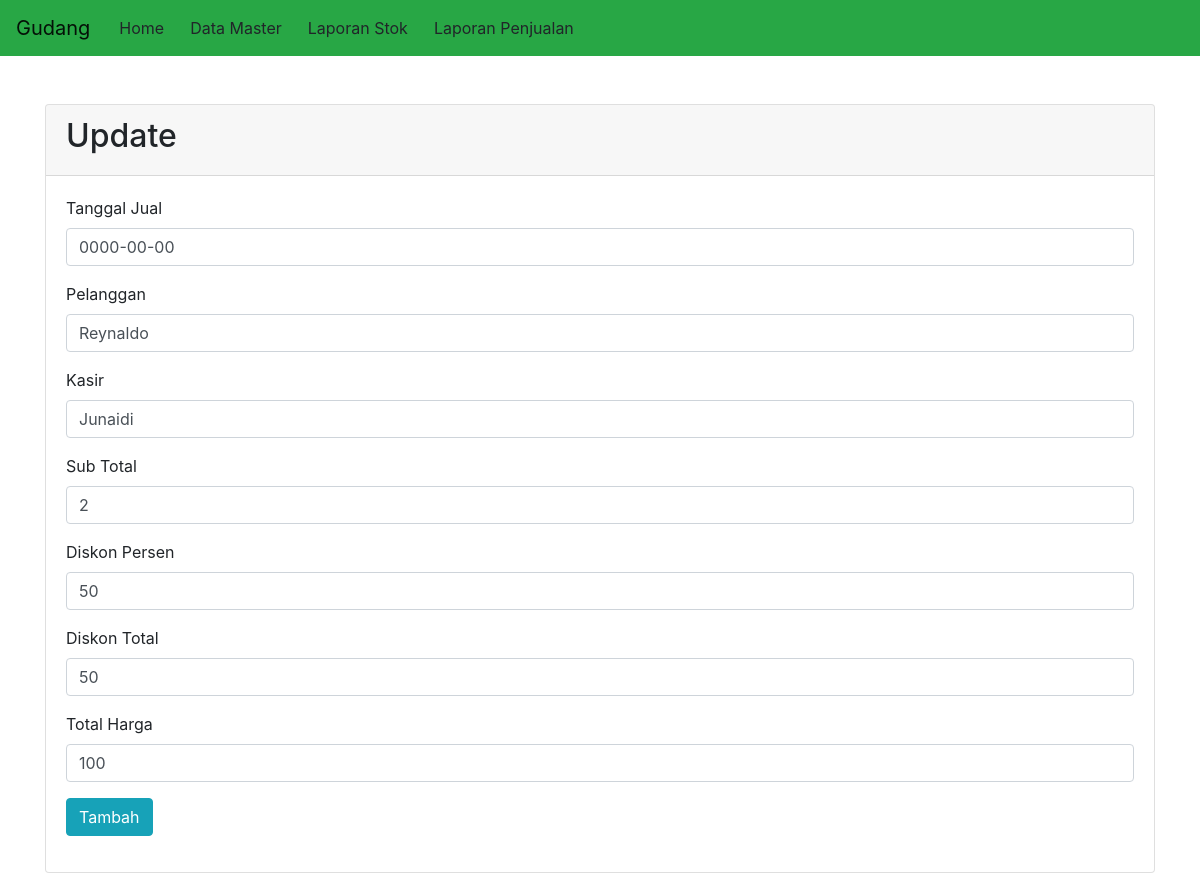
/edit_penjualan.php?no_nota=1, run on the app's committed database.
### tables this page shows
CREATE TABLE IF NOT EXISTS `penjualan` (
  `no_nota` int(30) NOT NULL,
  `tgl_jual` date NOT NULL,
  `pelanggan` varchar(255) NOT NULL,
  `kasir` varchar(255) NOT NULL,
  `sub_total` int(12) NOT NULL,
  `diskon_persen` int(11) NOT NULL,
  `diskon_total` int(12) NOT NULL,
  `total_harga` int(12) NOT NULL
);

### edit_penjualan.php (the view, shortened to what this page needs)
<?php
require 'prologin.php';
$no_nota = $_GET['no_nota'];
$sql = 'SELECT * FROM penjualan WHERE no_nota=:no_nota';
$statement = $con->prepare($sql);
$statement->execute([':no_nota' => $no_nota]);
$user = $statement->fetch(PDO::FETCH_OBJ);
?>
<?php require 'header.php'; ?>
 <div class="container">
 <div class="card mt-5">
 <div class="card-header">
 <h2>Update</h2>
 </div>
 <div class="card-body">
<form method="post" enctype="multipart/form-data">
     <div class="form-group">
     <label for="tgl_jual">Tanggal Jual</label>
     <input value="<?= $user->tgl_jual; ?>"  name="tgl_jual" id="tgl_jual" class="form-control">
     </div>
     <div class="form-group">
     <label for="pelanggan">Pelanggan</label>
     <input value="<?= $user->pelanggan; ?>" name="pelanggan" id="pelanggan" class="form-control">
     </div>
     <div class="form-group">
     <label for="kasir">Kasir</label>
     <input value="<?= $user->kasir; ?>" name="kasir" id="kasir" class="form-control">
     </div>
     <div class="form-group">
     <label for="sub_total">Sub Total</label>
     <input value="<?= $user->sub_total; ?>" name="sub_total" id="sub_total" class="form-control">
     </div>
     <div class="form-group">
     <label for="diskon_persen">Diskon Persen</label>
     <input value="<?= $user->diskon_persen; ?>" name="diskon_persen" id="diskon_persen" class="form-control">
     </div>
     <div class="form-group">
     <label for="diskon_total">Diskon Total</label>
     <input value="<?= $user->diskon_total; ?>" name="diskon_total" id="diskon_total" class="form-control">
     </div>
     <div class="form-group">
     <label for="total_harga">Total Harga</label>
     <input value="<?= $user->total_harga; ?>" name="total_harga"  id="total_harga" class="form-control">
     </div>
     <div class="form-group">
       <button type="submit" class="btn btn-info">Tambah</button>
     </div>
   </form>
 </div>
 </div>
 </div>
<?php require 'footer.php'; ?>

### data on the page
penjualan: tgl_jual "0000-00-00", pelanggan "Reynaldo", kasir "Junaidi", sub_total "2", diskon_persen "50", diskon_total "50", total_harga "100"
